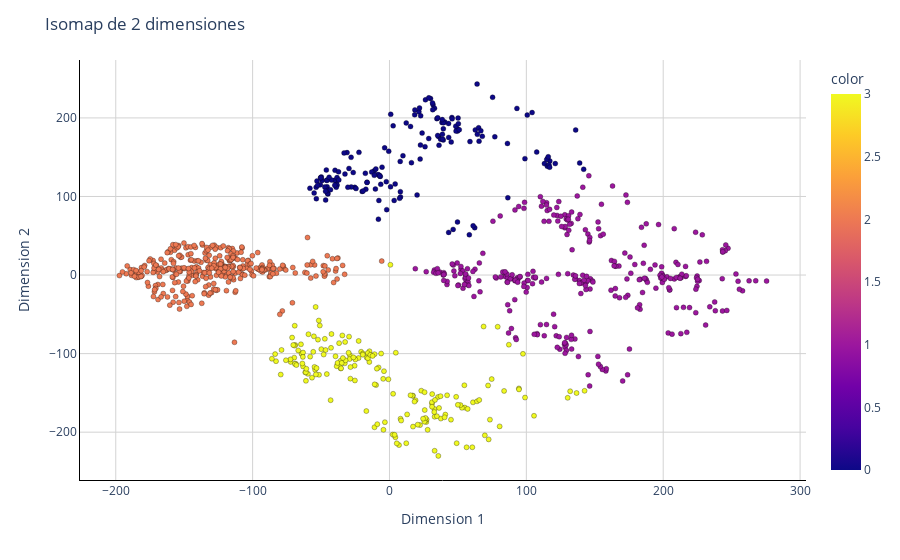

The notebook cell saved with this chart:
### Code cell
Plot2D(isomap2comp, labels, 'Isomap de 2 dimensiones')

### Figure 1 — Plotly figure (JSON) as saved in the notebook; plotly's stock layout.template omitted (floating-point values rounded to 4 significant figures; data arrays with more than 128 entries replaced by an {"elided": "..."} marker saying what was removed)
{"data": [{"hovertemplate": "Dimension 1=%{x}<br>Dimension 2=%{y}<br>color=%{marker.color}<extra></extra>", "legendgroup": "", "marker": {"color": {"elided": "1000 int values"}, "coloraxis": "coloraxis", "line": {"color": "black", "width": 0.3}, "opacity": 1, "size": 5, "symbol": "circle"}, "mode": "markers", "name": "", "orientation": "v", "showlegend": false, "type": "scatter", "x": {"elided": "1000 float values"}, "xaxis": "x", "y": {"elided": "1000 float values"}, "yaxis": "y"}], "layout": {"coloraxis": {"colorbar": {"title": {"text": "color"}}, "colorscale": [[0, "#0d0887"], [0.1111, "#46039f"], [0.2222, "#7201a8"], [0.3333, "#9c179e"], [0.4444, "#bd3786"], [0.5556, "#d8576b"], [0.6667, "#ed7953"], [0.7778, "#fb9f3a"], [0.8889, "#fdca26"], [1, "#f0f921"]]}, "legend": {"tracegroupgap": 0}, "margin": {"t": 60}, "plot_bgcolor": "white", "title": {"text": "Isomap de 2 dimensiones"}, "xaxis": {"anchor": "y", "domain": [0, 1], "gridcolor": "lightgrey", "gridwidth": 1, "linecolor": "black", "linewidth": 1, "showgrid": true, "showline": true, "title": {"text": "Dimension 1"}, "zeroline": true, "zerolinecolor": "lightgrey", "zerolinewidth": 1}, "yaxis": {"anchor": "x", "domain": [0, 1], "gridcolor": "lightgrey", "gridwidth": 1, "linecolor": "black", "linewidth": 1, "showgrid": true, "showline": true, "title": {"text": "Dimension 2"}, "zeroline": true, "zerolinecolor": "lightgrey", "zerolinewidth": 1}}}
